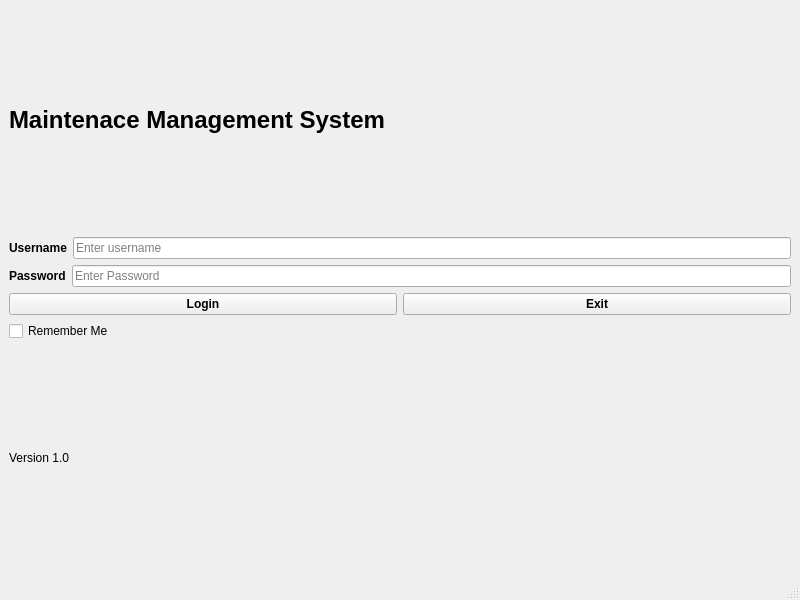
<?xml version="1.0" encoding="UTF-8"?>
<ui version="4.0">
 <class>LoginWindow</class>
 <widget class="QMainWindow" name="LoginWindow">
  <property name="geometry">
   <rect>
    <x>0</x>
    <y>0</y>
    <width>800</width>
    <height>600</height>
   </rect>
  </property>
  <property name="minimumSize">
   <size>
    <width>520</width>
    <height>340</height>
   </size>
  </property>
  <property name="windowTitle">
   <string>Maintenance Management System - Login</string>
  </property>
  <widget class="QWidget" name="centralwidget">
   <layout class="QVBoxLayout" name="verticalLayout">
    <item>
     <widget class="QLabel" name="lblTitle">
      <property name="font">
       <font>
        <pointsize>18</pointsize>
        <bold>true</bold>
       </font>
      </property>
      <property name="text">
       <string>Maintenace Management System</string>
      </property>
     </widget>
    </item>
    <item>
     <layout class="QHBoxLayout" name="horizontalLayout">
      <item>
       <widget class="QLabel" name="lblUsername">
        <property name="font">
         <font>
          <bold>true</bold>
         </font>
        </property>
        <property name="text">
         <string>Username</string>
        </property>
       </widget>
      </item>
      <item>
       <widget class="QLineEdit" name="txtUsername">
        <property name="placeholderText">
         <string>Enter username</string>
        </property>
       </widget>
      </item>
     </layout>
    </item>
    <item>
     <layout class="QHBoxLayout" name="horizontalLayout_2">
      <item>
       <widget class="QLabel" name="lblPassword">
        <property name="font">
         <font>
          <bold>true</bold>
         </font>
        </property>
        <property name="text">
         <string>Password</string>
        </property>
       </widget>
      </item>
      <item>
       <widget class="QLineEdit" name="txtPassword">
        <property name="echoMode">
         <enum>QLineEdit::EchoMode::Password</enum>
        </property>
        <property name="placeholderText">
         <string>Enter Password</string>
        </property>
       </widget>
      </item>
     </layout>
    </item>
    <item>
     <layout class="QHBoxLayout" name="horizontalLayout_3">
      <item>
       <widget class="QPushButton" name="btnLogin">
        <property name="font">
         <font>
          <bold>true</bold>
         </font>
        </property>
        <property name="text">
         <string>Login</string>
        </property>
       </widget>
      </item>
      <item>
       <widget class="QPushButton" name="btnExit">
        <property name="font">
         <font>
          <bold>true</bold>
         </font>
        </property>
        <property name="text">
         <string>Exit</string>
        </property>
       </widget>
      </item>
     </layout>
    </item>
    <item>
     <widget class="QCheckBox" name="chkRememberMe">
      <property name="text">
       <string>Remember Me</string>
      </property>
     </widget>
    </item>
    <item>
     <widget class="QLabel" name="lblVersion">
      <property name="text">
       <string>Version 1.0</string>
      </property>
     </widget>
    </item>
   </layout>
  </widget>
  <widget class="QMenuBar" name="menubar">
   <property name="geometry">
    <rect>
     <x>0</x>
     <y>0</y>
     <width>800</width>
     <height>33</height>
    </rect>
   </property>
  </widget>
  <widget class="QStatusBar" name="statusbar"/>
 </widget>
 <resources/>
 <connections/>
</ui>
